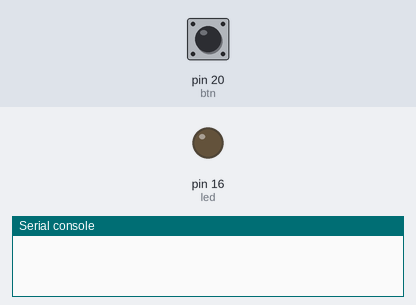
The program below on a simulated MicroPython board. Parts: output pins drawn as LEDs (lit = HIGH), the last lines printed to the serial console. Dashed ring = blinking. Inputs (shaded band) come from the test bench; at power-on: pin 20 (btn) HIGH.

Above: at 1.2 s.
1.3 s: pin 20 (btn) pulled LOW for 0.15 s
At 1.7 s:
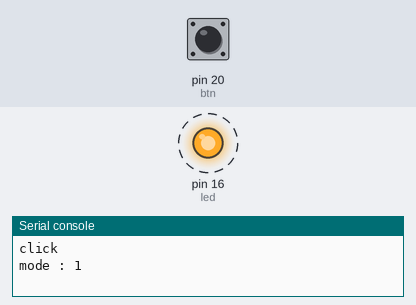
Timing chart, 0 to 10.4 s (numbered marks = the images above; inputs shaded):
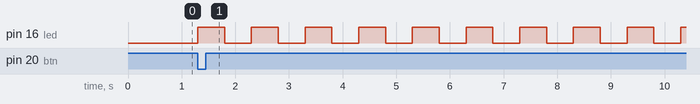

The program:

main.py
```python
from machine import Pin
from utime import sleep

# LED sur GPIO16
led = Pin(16, Pin.OUT)

# Bouton sur GPIO20 avec résistance interne pull-up
btn = Pin(20, Pin.IN, Pin.PULL_UP)

mode = 0

# Fonction d’interruption
def bouton_irq(pin):
    global mode #fait reference a la variable global mode

    print("click")
    mode = (mode+1)%3
    print (f"mode : {mode}")


# Ici on déclenche sur front descendant (1 -> 0 = appui du bouton)
btn.irq(trigger=Pin.IRQ_FALLING, handler=bouton_irq)

# Boucle infinie pour garder le programme en vie
while True:

    if mode == 0 :
        led.value(0)

    elif mode == 1 :
        led.value(1)
        sleep(0.5)
        led.value(0)
        sleep(0.5)


    elif mode == 2 :
        led.value(1)
        sleep(0.25)
        led.value(0)
        sleep(0.25)
```

Measured:
- after the input at 1.3 s, pin 16 (led): alternates HIGH for 0.50 s and LOW for 0.50 s, starting at once
